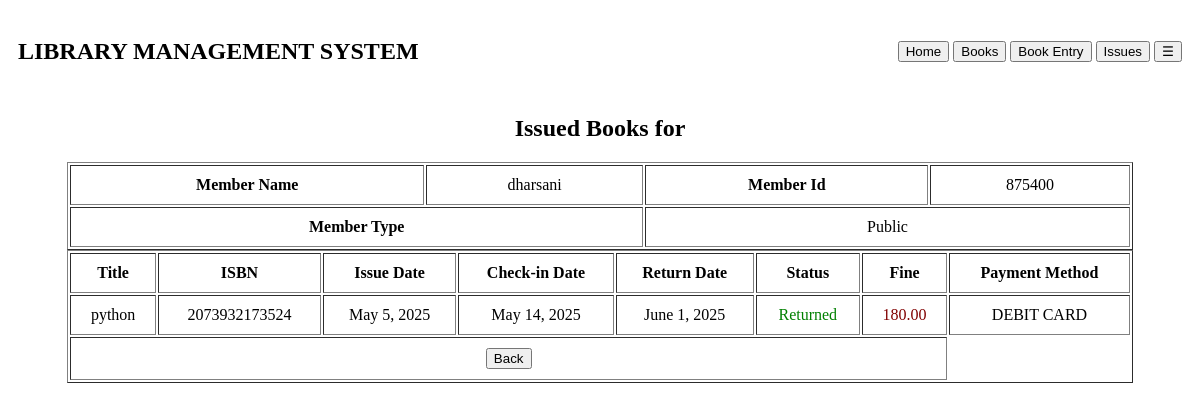
Page /issu_dt/a380ff1349694f3fb2cf22a6d656ed6f on the committed database.
### libreapp/models.py (models this page shows, shortened)
class issue(models.Model):
    book_id=models.ForeignKey(stock, on_delete=models.CASCADE)
    mem_id=models.ForeignKey(member, on_delete=models.CASCADE)
    issu_id=models.UUIDField(primary_key=True, default=uuid.uuid4, editable=False)
    iss_date=models.DateField()
    ret_date=models.DateField()
    actual_date = models.DateField(null=True, blank=True)
    fine = models.DecimalField(max_digits=10, decimal_places=2, default=0)
    issued=models.CharField(max_length=10 ,editable=False, default="No")
    paymth=models.CharField(max_length=10,blank=True,null=True)

class member(models.Model):
    member_id = models.CharField(max_length=15, unique=True, editable=False)
    memname = models.CharField(max_length=100)
    dob = models.DateField(null=True, blank=True)
    gender = models.CharField(max_length=50)
    doorno = models.CharField(max_length=50)
    strnme = models.CharField(max_length=50)
    dist = models.CharField(max_length=50)
    state = models.CharField(max_length=50)
    pincode = models.CharField(max_length=50)
    memtype = models.CharField(max_length=50)

class stock(models.Model):
    suppl_id= models.ForeignKey(supplier, on_delete=models.CASCADE)
    purc_id= models.ForeignKey(purchase, on_delete=models.CASCADE)
    acceno=  models.UUIDField(primary_key=True, default=uuid.uuid4, editable=False)
    isbn=models.CharField(unique=True, editable=False, max_length=20)
    booktitle= models.CharField(max_length=100)
    authorname=models.CharField(max_length=50)
    edition=models.CharField(max_length=50)
    yearofpub=models.CharField(max_length=50)
    rate=models.FloatField(max_length=40)
    qun=models.IntegerField(default=0)
    classfic=models.CharField(max_length=50)
    rack=models.CharField(max_length=50)
    ava=models.CharField(max_length=50)

### libreapp/views.py (the view)
# urls.py: path("issu_dt/<issu_id>", views.issu_dt, name='issu_dt.html'),
def issu_dt(request, issu_id):
    issdt=issue.objects.filter(issu_id=issu_id)
    context={
        'a': issdt,
    }
    return render(request, "issue/issu_dt.html", context)

### libreapp/templates/issue/issu_dt.html (shortened to what this page needs)
{% extends 'base.html'%}
{% block content%}
<h2 align="center">Issued Books for {{ b.memname }}</h2>
<table align="center" width="90%" cellpadding="10px" border="1">
    {% for i in a%}
    <tr>
        <th>Member Name</th>
        <td>{{i.mem_id.memname}}</td>
         <th>Member Id</th>
        <td>{{i.mem_id.member_id}}</td>
    </tr>
    <tr>
        <th colspan="2">Member Type</th>
        <td colspan="2">{{i.mem_id.memtype}}</td>
    </tr>
    {%endfor%}
</table>
<table align="center" width="90%" cellpadding="10px" border="1">
    <tr>
        <th>Title</th>
        <th>ISBN</th>
        <th>Issue Date</th>
        <th>Check-in Date</th>
        <th>Return Date</th>
        <th>Status</th>
        <th>Fine</th>
        <th>Payment Method</th>
    </tr>
    {% for j in a %}
    <tr>
        <td>{{ j.book_id.booktitle }}</td>
        <td>{{ j.book_id.isbn }}</td>
        <td>{{ j.iss_date }}</td>
        <td>{{ j.ret_date }}</td>
        <td>{{ j.actual_date}}</td>
        <td>
            {% if j.actual_date %}
                <a style="color:green">Returned</a>
            {% else %}
                <a style="color:red">Not Returned</a>
            {% endif %}
        </td>
        <td style="color:maroon">{{ j.fine }}</td>
            <td>{{j.paymth}}</td>
    </tr>
    {%endfor%}
<tr>
    <td colspan="7"><a href="http://127.0.0.1:8000/issu_lt"><button>Back</button></a></td>
</tr>
</table>
{% endblock %}

### libreapp/templates/issue/issu_dt.html (style rules this page uses)
td { text-align:center; }

### rows in the picture
issue: mem_id.memname "dharsani", mem_id.member_id "875400", mem_id.memtype "Public", book_id.booktitle "python", book_id.isbn "2073932173524", iss_date "May 5, 2025", ret_date "May 14, 2025", actual_date "June 1, 2025", shows "Returned", fine "180.00", paymth "DEBIT CARD"
